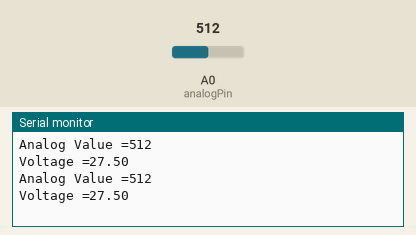
This sketch was run on a simulated Arduino Uno, built with avr-gcc and run on an emulated ATmega328P. Shown: the last lines printed to the serial monitor. Inputs (shaded band) come from the test bench; at power-on: A0 (analogPin) = 512.

Above: at 2.8 s.
2.9 s: A0 (analogPin) set to 716
At 4.9 s:
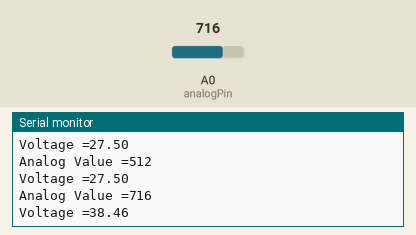
5.6 s: A0 (analogPin) set to 900
At 6.4 s:
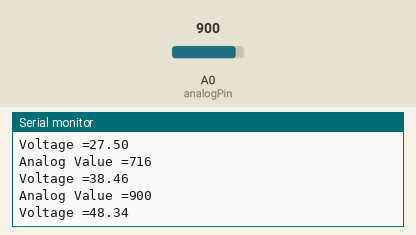
Timing chart, 0 to 8.6 s (numbered marks = the images above; inputs shaded):
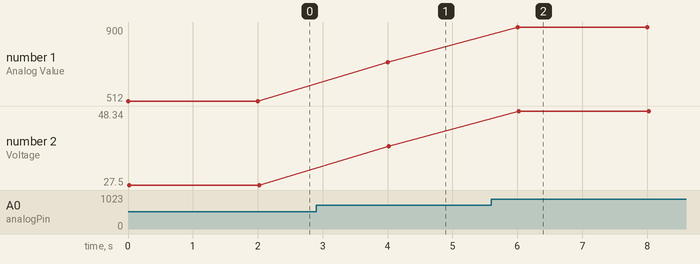

Measured:
- after the input at 2.9 s, the serial monitor: prints a new line after 1.1 s (image 1)
- after the input at 5.6 s, the serial monitor: prints a new line after 0.40 s (image 2)
- plotted number 1: 512 → 716 after the input at 2.9 s, 716 → 900 after the input at 5.6 s
- plotted number 2: 27.5 → 38.46 after the input at 2.9 s, 38.46 → 48.34 after the input at 5.6 s

The sketch:

analogVoltage_readL.ino
```cpp
uint32_t analogPin = A0;
uint32_t value = 0;

float vout = 0.0;
float vin = 0.0;
float R1 = 470000.0;// resistance of R1 (470k)
float R2 = 47000.0; // resistance of R2 (47K)

void setup()
{
   Serial.begin(9600);
}
void loop()
{
    // read the value at analog input
    value = analogRead(analogPin);
    Serial.print("Analog Value =");
    Serial.println(value);
    vout = (value * 5.0) / 1024.0;
    vin = vout*(R1+R2)/R2;
    Serial.print("Voltage =");
    Serial.println(vin);
    delay(2000);
}
```
